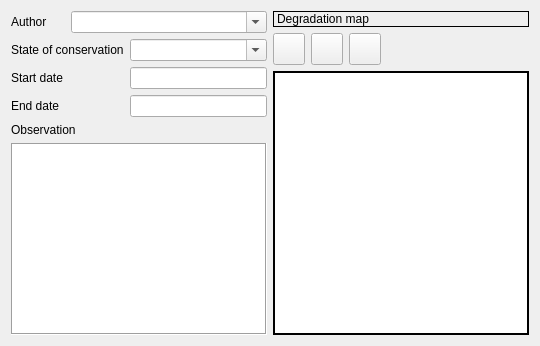
       <widget class="QWidget" name="tabWidgetPage1">
        <attribute name="icon">
         <iconset resource="../../resources/hff_resources.qrc">
          <normaloff>:/icons/pottery.png</normaloff>:/icons/pottery.png</iconset>
        </attribute>
        <attribute name="title">
         <string>General information</string>
        </attribute>
        <layout class="QGridLayout" name="gridLayout_12">
         <item row="0" column="0">
          <widget class="QLabel" name="label_2">
           <property name="text">
            <string>Author</string>
           </property>
          </widget>
         </item>
         <item row="0" column="1" colspan="2">
          <widget class="QComboBox" name="comboBox_author">
           <property name="editable">
            <bool>true</bool>
           </property>
          </widget>
         </item>
         <item row="0" column="3" rowspan="6">
          <layout class="QGridLayout" name="gridLayout_7">
           <item row="0" column="0" colspan="5">
            <widget class="QLabel" name="label_12">
             <property name="frameShape">
              <enum>QFrame::Panel</enum>
             </property>
             <property name="text">
              <string>Degradation map</string>
             </property>
            </widget>
           </item>
           <item row="1" column="1">
            <widget class="QPushButton" name="pushButton_assigntags">
             <property name="sizePolicy">
              <sizepolicy hsizetype="Expanding" vsizetype="Fixed">
               <horstretch>0</horstretch>
               <verstretch>0</verstretch>
              </sizepolicy>
             </property>
             <property name="maximumSize">
              <size>
               <width>32</width>
               <height>32</height>
              </size>
             </property>
             <property name="text">
              <string />
             </property>
             <property name="icon">
              <iconset resource="../../resources/hff_resources.qrc">
               <normaloff>:/icons/add_tag.png</normaloff>:/icons/add_tag.png</iconset>
             </property>
            <property name="iconSize"><size><width>24</width><height>24</height></size></property><property name="minimumSize"><size><width>32</width><height>32</height></size></property></widget>
           </item>
           <item row="1" column="2">
            <widget class="QPushButton" name="pushButton_removetags">
             <property name="sizePolicy">
              <sizepolicy hsizetype="Expanding" vsizetype="Fixed">
               <horstretch>0</horstretch>
               <verstretch>0</verstretch>
              </sizepolicy>
             </property>
             <property name="maximumSize">
              <size>
               <width>32</width>
               <height>32</height>
              </size>
             </property>
             <property name="icon">
              <iconset resource="../../resources/hff_resources.qrc">
               <normaloff>:/icons/remove_tag.png</normaloff>:/icons/remove_tag.png</iconset>
             </property>
            <property name="iconSize"><size><width>24</width><height>24</height></size></property><property name="minimumSize"><size><width>32</width><height>32</height></size></property></widget>
           </item>
           <item row="1" column="0">
            <widget class="QPushButton" name="pushButton_all_images">
             <property name="sizePolicy">
              <sizepolicy hsizetype="Expanding" vsizetype="Fixed">
               <horstretch>0</horstretch>
               <verstretch>0</verstretch>
              </sizepolicy>
             </property>
             <property name="maximumSize">
              <size>
               <width>32</width>
               <height>32</height>
              </size>
             </property>
             <property name="icon">
              <iconset resource="../../resources/hff_resources.qrc">
               <normaloff>:/icons/photo2.png</normaloff>:/icons/photo2.png</iconset>
             </property>
            <property name="iconSize"><size><width>24</width><height>24</height></size></property><property name="minimumSize"><size><width>32</width><height>32</height></size></property></widget>
           </item>
           <item row="3" column="0" colspan="5">
            <widget class="QListWidget" name="iconListWidget">
             <property name="maximumSize">
              <size>
               <width>500</width>
               <height>16777215</height>
              </size>
             </property>
             <property name="frameShape">
              <enum>QFrame::WinPanel</enum>
             </property>
             <property name="frameShadow">
              <enum>QFrame::Plain</enum>
             </property>
             <property name="showDropIndicator" stdset="0">
              <bool>true</bool>
             </property>
             <property name="dragEnabled">
              <bool>true</bool>
             </property>
             <property name="dragDropOverwriteMode">
              <bool>true</bool>
             </property>
             <property name="dragDropMode">
              <enum>QAbstractItemView::DragDrop</enum>
             </property>
             <property name="defaultDropAction">
              <enum>Qt::IgnoreAction</enum>
             </property>
             <property name="movement">
              <enum>QListView::Snap</enum>
             </property>
             <property name="isWrapping" stdset="0">
              <bool>true</bool>
             </property>
             <property name="resizeMode">
              <enum>QListView::Adjust</enum>
             </property>
             <property name="viewMode">
              <enum>QListView::IconMode</enum>
             </property>
             <property name="uniformItemSizes">
              <bool>true</bool>
             </property>
             <property name="wordWrap">
              <bool>true</bool>
             </property>
             <property name="selectionRectVisible">
              <bool>true</bool>
             </property>
             <property name="sortingEnabled">
              <bool>true</bool>
             </property>
            </widget>
           </item>
          </layout>
         </item>
         <item row="1" column="0" colspan="2">
          <widget class="QLabel" name="label_3">
           <property name="text">
            <string>State of conservation</string>
           </property>
          </widget>
         </item>
         <item row="1" column="2">
          <widget class="QComboBox" name="comboBox_st_conservation">
           <property name="editable">
            <bool>true</bool>
           </property>
           <item>
            <property name="text">
             <string />
            </property>
           </item>
           <item>
            <property name="text">
             <string>Good</string>
            </property>
           </item>
           <item>
            <property name="text">
             <string>Bad</string>
            </property>
           </item>
           <item>
            <property name="text">
             <string>Intermediate</string>
            </property>
           </item>
          </widget>
         </item>
         <item row="2" column="0">
          <widget class="QLabel" name="label_4">
           <property name="text">
            <string>Start date</string>
           </property>
          </widget>
         </item>
         <item row="3" column="0">
          <widget class="QLabel" name="label_5">
           <property name="text">
            <string>End date</string>
           </property>
          </widget>
         </item>
         <item row="4" column="0" colspan="2">
          <widget class="QLabel" name="label_6">
           <property name="text">
            <string>Observation</string>
           </property>
          </widget>
         </item>
         <item row="5" column="0" colspan="3">
          <widget class="QTextEdit" name="textEdit_observation">
           <property name="frameShape">
            <enum>QFrame::Box</enum>
           </property>
           <property name="autoFormatting">
            <set>QTextEdit::AutoAll</set>
           </property>
           <property name="tabStopDistance">
            <double>80.000000000000000</double>
           </property>
          </widget>
         </item>
         <item row="2" column="2">
          <widget class="QLineEdit" name="dateEdit_start">
           <property name="clearButtonEnabled">
            <bool>false</bool>
           </property>
          </widget>
         </item>
         <item row="3" column="2">
          <widget class="QLineEdit" name="dateEdit_end" />
         </item>
        </layout>
       </widget>
